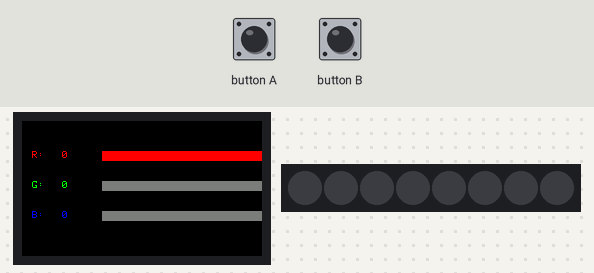
Recording of a sketch running on a simulated ESP32-S3. Parts: 240×135 colour display, 8 RGB LEDs in strip order, left to right. The test bench sets the inputs (shaded band). Dim RGB values are drawn brighter than linear.

Above: at 1.4 s.
1.5 s: button A pressed for 0.15 s
At 2.2 s:
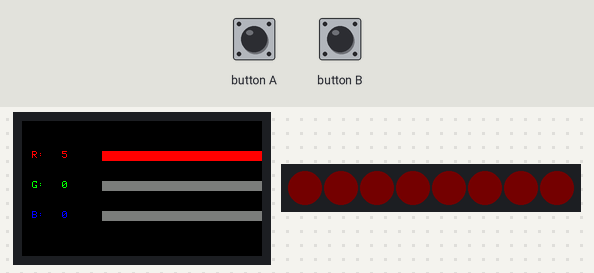
3.1 s: button B pressed for 0.15 s
At 4.2 s:
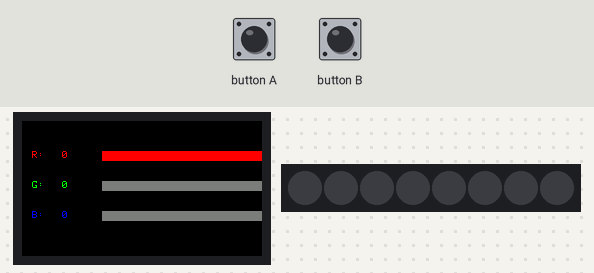
4.7 s: button A pressed for 1 s
At 5.8 s:
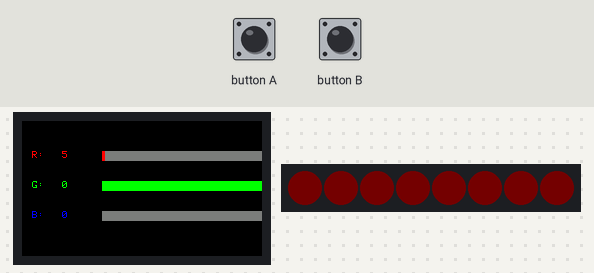
7.2 s: button A pressed for 0.15 s
At 8.2 s:
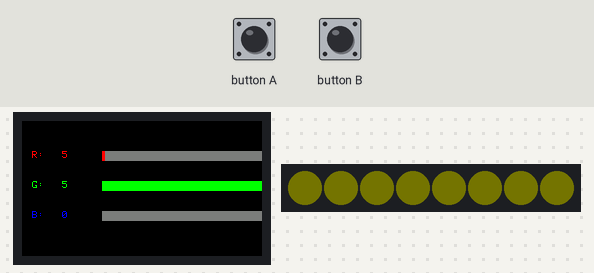
8.8 s: button A pressed for 3.2 s
At 9.8 s:
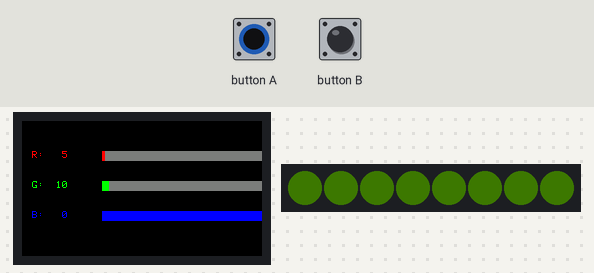
13.5 s: button A pressed for 0.15 s
At 14.5 s:
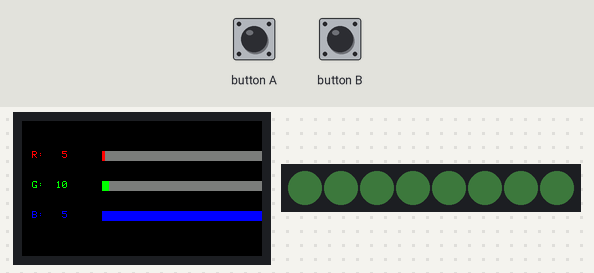
Timing chart, 0 to 16.1 s (numbered marks = the images above; inputs shaded):
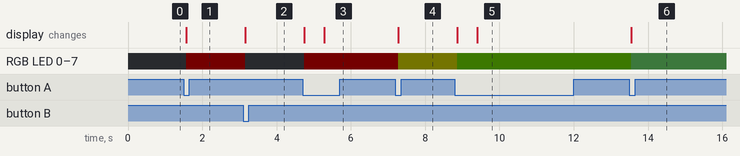

The sketch:

M5StickCPlus2_WS2812B_RGB_Control.ino
```cpp
#include <M5StickCPlus2.h>
#include <FastLED.h>

#define LED_PIN     32
#define NUM_LEDS    8
#define BRIGHTNESS  64
#define LED_TYPE    WS2812B
#define COLOR_ORDER GRB

CRGB leds[NUM_LEDS];

int r = 0, g = 0, b = 0;
int sliderIndex = 0; // 0 = R, 1 = G, 2 = B

unsigned long lastPressTime = 0;
bool buttonHeld = false;

void setup() {
    M5.begin();
    M5.Lcd.setRotation(3);
    M5.Lcd.fillScreen(BLACK);
    FastLED.addLeds<LED_TYPE, LED_PIN, COLOR_ORDER>(leds, NUM_LEDS).setCorrection(TypicalLEDStrip);
    FastLED.setBrightness(BRIGHTNESS);
    drawUI();
    updateLEDs();
}

void loop() {
    M5.update();

    if (M5.BtnA.pressedFor(500)) {
        if (!buttonHeld) {
            sliderIndex = (sliderIndex + 1) % 3;
            drawUI();
            buttonHeld = true;
        }
    } else if (M5.BtnA.wasPressed()) {
        incrementSlider();
        drawUI();
        updateLEDs();
        buttonHeld = false;
    }

    if (M5.BtnB.wasPressed()) {
        decrementSlider();
        drawUI();
        updateLEDs();
    }

    delay(50);
}

void incrementSlider() {
    switch (sliderIndex) {
        case 0: r = min(255, r + 5); break;
        case 1: g = min(255, g + 5); break;
        case 2: b = min(255, b + 5); break;
    }
}

void decrementSlider() {
    switch (sliderIndex) {
        case 0: r = max(0, r - 5); break;
        case 1: g = max(0, g - 5); break;
        case 2: b = max(0, b - 5); break;
    }
}

void updateLEDs() {
    for (int i = 0; i < NUM_LEDS; i++) {
        leds[i] = CRGB(r, g, b);
    }
    FastLED.show();
}

void drawSlider(int y, const char* label, int value, uint16_t color, bool selected) {
    int barWidth = map(value, 0, 255, 0, 200);
    M5.Lcd.setTextColor(color, BLACK);
    M5.Lcd.setCursor(10, y);
    M5.Lcd.printf("%s: %3d", label, value);
    M5.Lcd.fillRect(80, y, 200, 10, selected ? color : DARKGREY);
    M5.Lcd.fillRect(80, y, barWidth, 10, color);
}

void drawUI() {
    M5.Lcd.fillScreen(BLACK);
    drawSlider(30, "R", r, RED, sliderIndex == 0);
    drawSlider(60, "G", g, GREEN, sliderIndex == 1);
    drawSlider(90, "B", b, BLUE, sliderIndex == 2);
}
```

Measured:
- after the input at 1.5 s, RGB LED 0–7: off → RGB(1, 0, 0) after 0.06 s; the display: changes after 0.06 s (image 1)
- after the input at 3.1 s, RGB LED 0–7: RGB(1, 0, 0) → off after 0.05 s; the display: changes after 0.05 s (image 2)
- after the input at 4.7 s, RGB LED 0–7: off → RGB(1, 0, 0) after 0.05 s; the display: first changes after 0.05 s (image 3 shows a later state)
- after the input at 7.2 s, RGB LED 0–7: RGB(1, 0, 0) → RGB(1, 1, 0) after 0.08 s; the display: changes after 0.08 s (image 4)
- after the input at 8.8 s, RGB LED 0–7: RGB(1, 1, 0) → RGB(1, 2, 0) after 0.07 s; the display: first changes after 0.07 s (image 5 shows a later state)
- after the input at 13.5 s, RGB LED 0–7: RGB(1, 2, 0) → RGB(1, 2, 1) after 0.05 s; the display: changes after 0.05 s (image 6)
